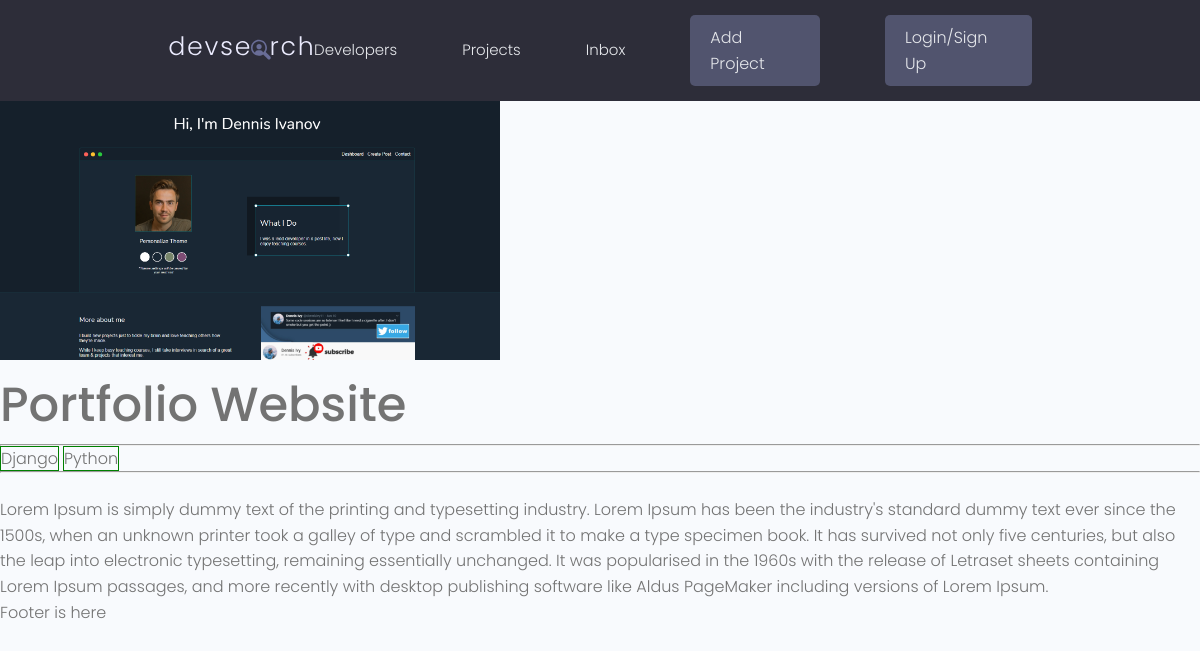
Page /project/df208df9-dc9d-4170-a0dd-9206fe909fbf on the committed database.
### projects/models.py (models this page shows, shortened)
class Project(models.Model):
    title = models.CharField(max_length=200)
    description = models.TextField(null=True, blank=True)
    featured_image = models.ImageField(null=True, blank=True, default="default.jpg")
    demo_link = models.CharField(max_length=2000, blank=True, null=True)
    source_link = models.CharField(max_length=2000, blank=True, null=True)
    tags = models.ManyToManyField('Tag', blank=True)
    vote_total = models.IntegerField(default=0,null=True, blank=True)
    vote_ratio = models.IntegerField(default=0,null=True, blank=True)
    created = models.DateTimeField(auto_now_add=True)
    id = models.UUIDField(default=uuid.uuid4, unique=True, primary_key=True, editable=False)

class Tag(models.Model):
    name = models.CharField(max_length=200)
    created = models.DateTimeField(auto_now_add=True)
    id = models.UUIDField(default=uuid.uuid4, unique=True, primary_key=True, editable=False)
    def __str__(self):
        return self.name

### projects/views.py (the view)
# urls.py: path('project/<str:pk>', views.project, name='project'),
def project(request, pk):
    projectObj = Project.objects.get(id=pk)
    return render(request, 'projects/single-project.html',{'project':projectObj})

### projects/templates/projects/single-project.html
{% extends 'main.html' %}
{% block content%}
<img style="max-width: 500px;" src="{{ project.featured_image.url }}" alt="">
<h1>{{project.title}}</h1>
<hr>
{% for tag in project.tags.all %}
    <span style="border:1px solid green">{{tag}}</span>
{% endfor %}
<hr>
<br>
<p>{{project.description}}</p>
{% endblock content %}

### static/styles/app.css (style rules this page uses)
:root { --color-sub: #2d2d39; }
img { width: 100%; }

### static/uikit/styles/modules/_variables.css (style rules this page uses)
:root { --color-main: #5aa5b9; --color-main-light: #e6faff; --color-sub: #3f4156; --color-sub-light: #51546e; --color-sub-lighter: #ededfd; --color-text: #737373; --color-gray: #8b8b8b; --color-light: #e5e7eb; --color-light-gray: #767676; --color-bg: #f8fafd; --color-white: #fffefd; --color-white-light: #f3f3f3; --color-success: #359e64; --color-success-bg: #def8e8; --color-error: #fc4b0b; --color-error-bg: #fff2ee; --font-base: 'Poppins', arial, helvetica, 'Segoe UI', roboto, ubuntu, sans-serif; --font-monospace: 'Fira Code', 'Courier New', courier, monospace; --font-regular: 300; --font-medium: 500; --font-bold: 700; --generic-shadow: 1px 1px 5px #00000010; --generic-transition: all 0.3s ease-in-out; }

### static/uikit/styles/modules/_base.css (style rules this page uses)
* { margin: 0; padding: 0; box-sizing: border-box; text-rendering: optimizeLegibility; color: inherit; font-size: inherit; }
html { font-size: 50%; }
@media only screen and (min-width: 480px) { html { font-size: 56.25%; } }
@media only screen and (min-width: 1200px) { html { font-size: 62.5%; } }
body { line-height: 1.6; font-weight: 400; font-size: 1.5rem; color: var(--color-text); background-color: var(--color-bg); min-height: 100vh; }

### static/uikit/styles/modules/_typography.css (style rules this page uses)
* { font-family: var(--font-base); }
h1 { font-size: 4.8rem; font-weight: var(--font-medium); }
p, span, strong { font-size: 1.6rem; color: var(--color-text); font-weight: var(--font-regular); }

### rows in the picture
Project: featured_image (picture), title "Portfolio Website", description "Lorem Ipsum is simply dummy text of the printing and typesetting industry. Lorem Ipsum has been the industry's standard dummy text ever since the 1500s, when an unknown printer took a galley of type and scrambled it to make a type specimen book. It has survived not only five centuries, but also the leap into electronic typesetting, remaining essentially unchanged. It was popularised in the 1960s with the release of Letraset sheets containing Lorem Ipsum passages, and more recently with desktop publishing software like Aldus PageMaker including versions of Lorem Ipsum."
Tag: name "Django"
Tag: name "Python"
